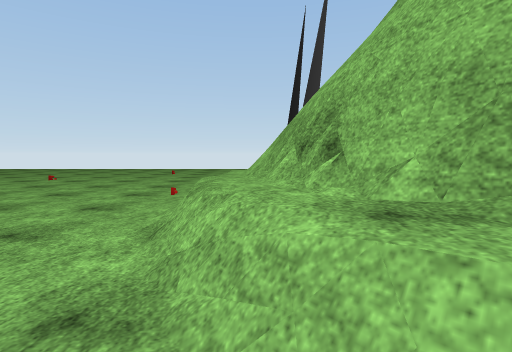
View 1 (above)

16 first-person views from a walk through a Unity game level. The camera is 1.3 m above the floor, tilts 4° down and sees 80° across. The floor is counted in squares, 1 m on a side. Each view is taken from the middle of a square. On the plan, view 1 faces up. The plan holds only what a view shows up to about 14 squares ahead; the rest is blank. The place goes on beyond the plan. The player is left out. Some surface patterns are stand-ins.

View 2
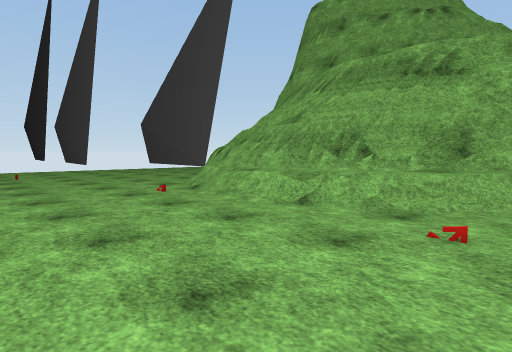

View 3
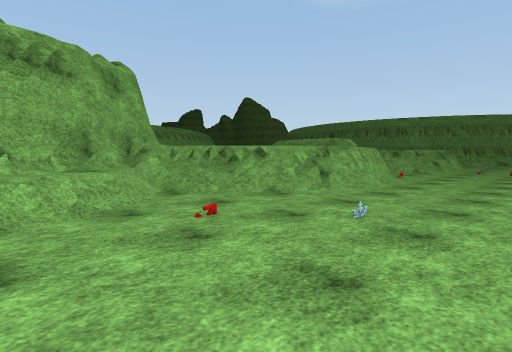

View 4
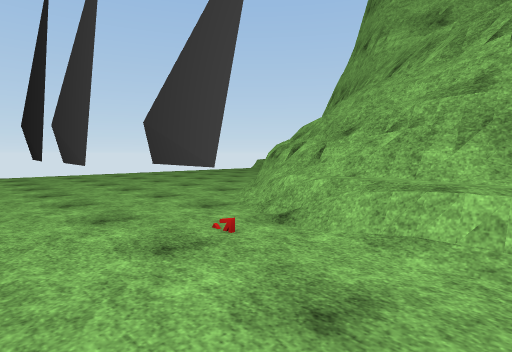

View 5
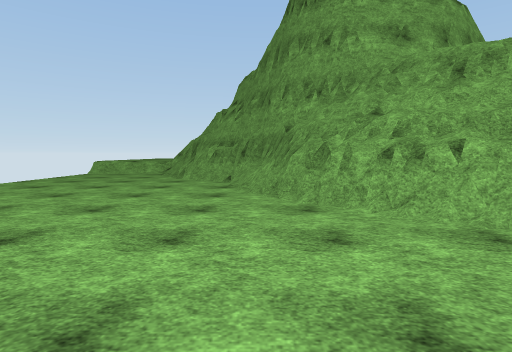

View 6
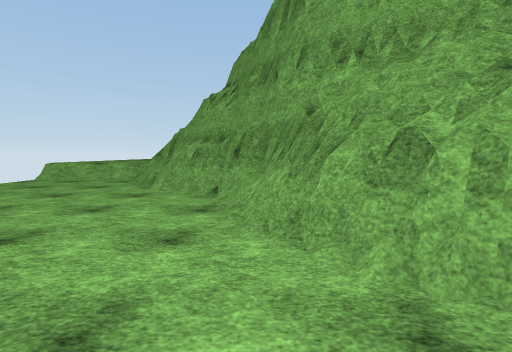

View 7
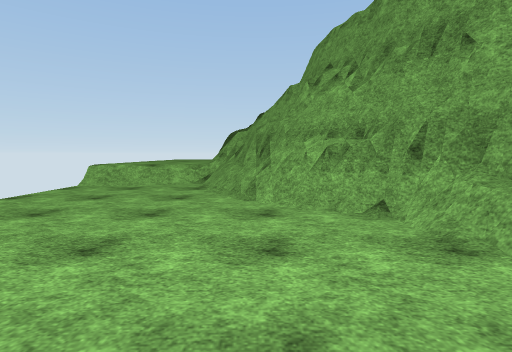

View 8
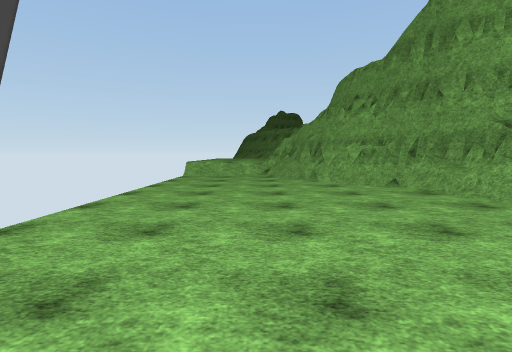

View 9
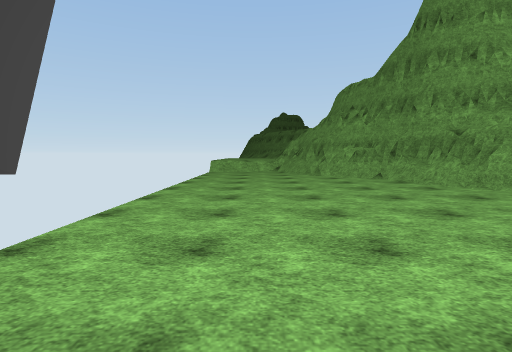

View 10
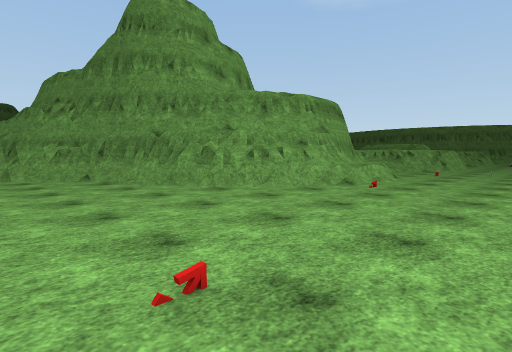

View 11
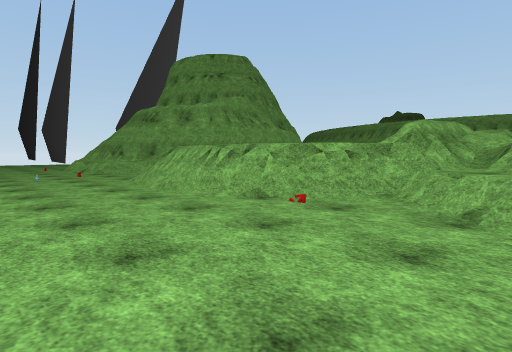

View 12
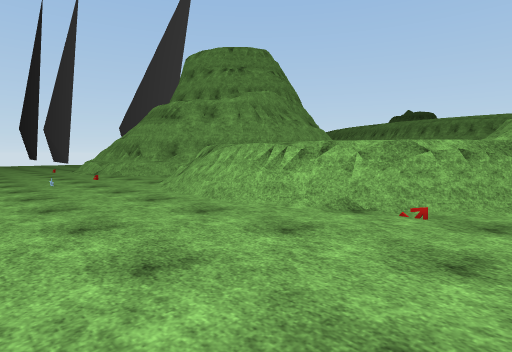

View 13
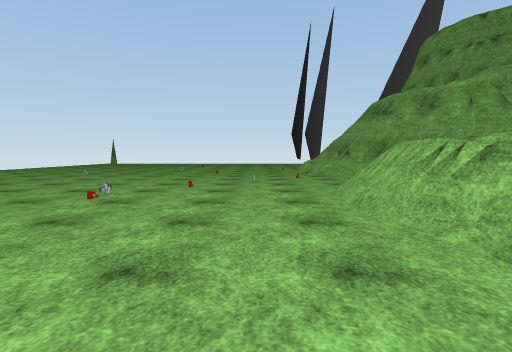

View 14
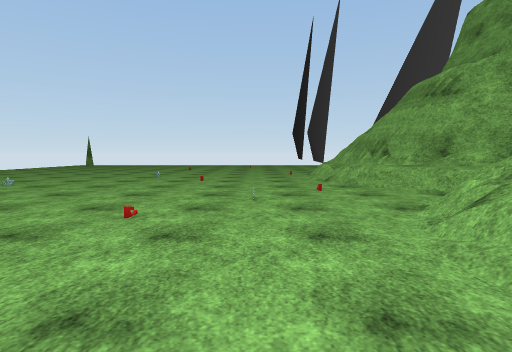

View 15
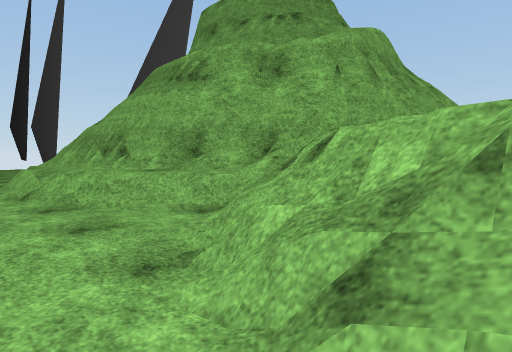

View 16
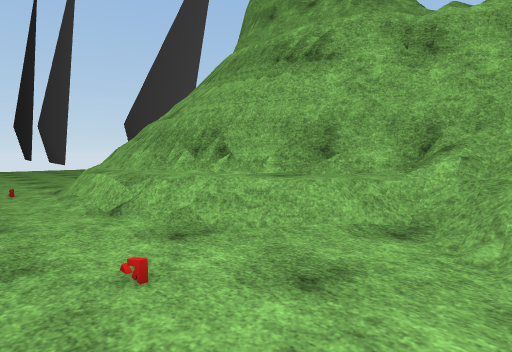

### Floor plan
Key: @ floor where view 1 was taken; # wall or solid block; . floor; / step, stairs or slope; = window, fence, low wall or low ledge.
Columns run from 8 left of view 1 to 16 right of it. Each row starts with its distance up from view 1.
 27    ..................../=
 26   .....................##
 25   .....................##
 24 . ......................=
 23   ......................=
 22 . ....................//#
 21  ...................#=###
 20 ...................#####
 19 ..................###
 18 .................###
 17 .............../###
 16 ............#=####
 15  ..........#####
 14 ..........###
 13 .........###
 12 ........###
 11 ......./##
 10 .......##
  9 .......=#
  8  ......=#
  7  ......=#
  6 .......=#
  5 .......=##
  4 .......=##
  3 ........=##
  2 ........=###
  1 .........=##
  0 ........@.=#
 -1 .........###
 -2 ........##
 -3 ......./=
 -4 .......=#
 -5 ....../##
 -6 ......=#
 -7 ......##
 -8 ......#
 -9 ......#
-10 ......#
-11 ......##
-12 .......#
-13 .......##
-14 ........##
-15 .........##
-16 .........=#
-17 ........###
-18  ......###
-19 . .....

Positions as (right, up) in squares from view 1, and headings:
1: (0, 0), facing up
2: (-8, 0), facing up-right
3: (-8, 5), facing down-right
4: (-6, 6), facing up-right
5: (-6, 16), facing right
6: (-1, 16), facing right
7: (2, 20), facing right
8: (-4, 23), facing right
9: (-8, 24), facing right
10: (-8, 22), facing down-right
11: (-8, -19), facing up-right
12: (-8, -16), facing up-right
13: (-5, -16), facing up
14: (-5, -10), facing up
15: (-3, -6), facing up-right
16: (-4, -2), facing up-right
